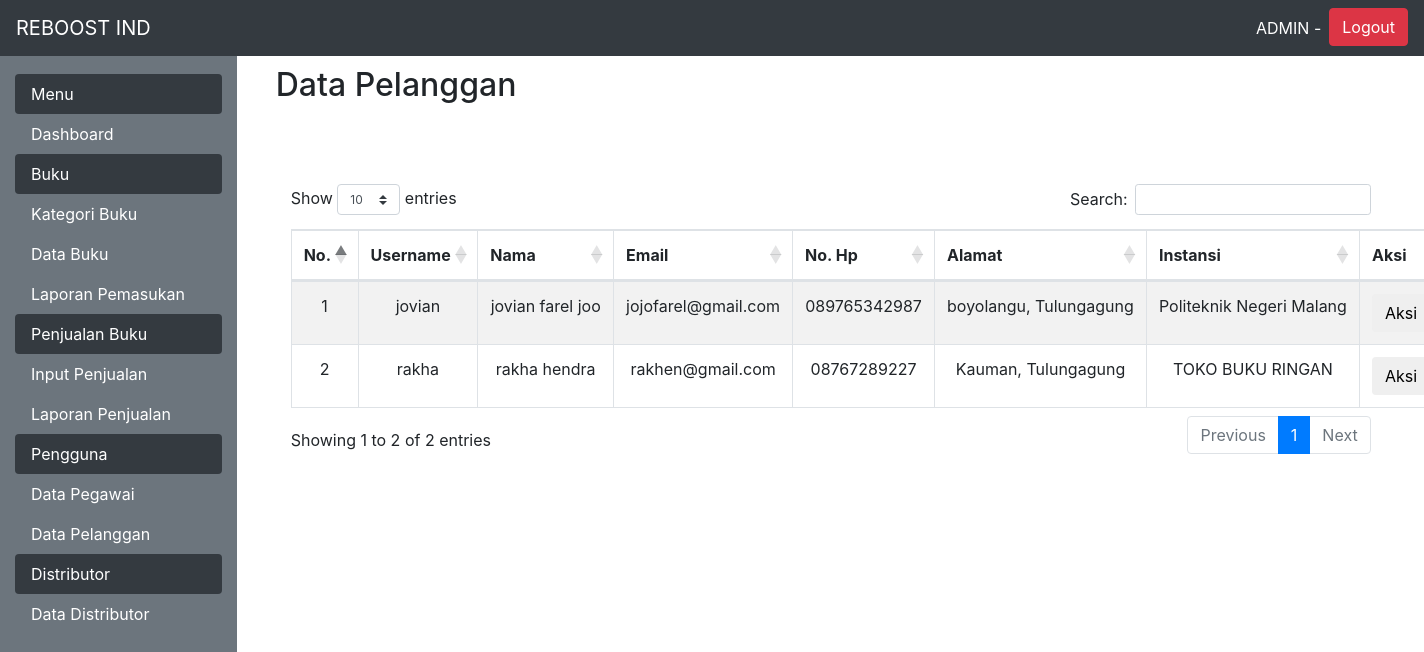
Page /admin.php?menu=datapelanggan (signed in) on the committed database.
### tables this page shows
CREATE TABLE `user` (
  `id` int(11) NOT NULL,
  `username` varchar(100) NOT NULL,
  `password` varchar(255) NOT NULL,
  `level` int(11) NOT NULL,
  `nama` varchar(100) NOT NULL,
  `email` varchar(50) NOT NULL,
  `nohp` char(15) NOT NULL,
  `alamat` varchar(255) NOT NULL,
  `instansi` varchar(100) NOT NULL
);

### functions.php (called while the page is built, shortened)
<?php
	$conn = mysqli_connect("localhost","root","","reboost");
	function query($query)
	{
		global $conn;
		$result = mysqli_query($conn, $query);
		$rows = [];
		while ($row = mysqli_fetch_assoc($result))
		{
			$rows[] = $row;
		}
		return $rows;
	}
 ?>

### menu/datapelanggan.php (the view, shortened to what this page needs)
<?php
include 'functions.php';
$customers = query("SELECT * FROM user WHERE level=3")
?>
<div class="container">
	<h2>Data Pelanggan</h2><br><br>
	<div class="col-md-12">
		<br>
		<table class="table table-striped table-bordered dt-responsive nowrap" id="example">
			<thead>
				<tr>
					<td align="center"><b>No.</b></td>
					<td align="center"><b>Username</b></td>
					<td align="center"><b>Nama</b></td>
					<td align="center"><b>Email</b></td>
					<td align="center"><b>No. Hp</b></td>
					<td align="center"><b>Alamat</b></td>
					<td align="center"><b>Instansi</b></td>
					<td align="center"><b>Aksi</b></td>
				</tr>
			</thead>
			<tbody>
				<?php $i = 1; ?>
                <?php foreach ($customers as $customer) : ?>
                  <tr>
                    <td align="center"><?php echo "$i"; ?></td>
                    <td align="center"><?php echo $customer["username"]; ?></td>
                    <td align="center"><?php echo $customer["nama"]; ?></td>
                    <td align="center"><?php echo $customer["email"]; ?></td>
                    <td align="center"><?php echo $customer["nohp"]; ?></td>
                    <td align="center"><?php echo $customer["alamat"]; ?></td>
                    <td align="center"><?php echo $customer["instansi"]; ?></td>
                    <td width="5%" align="center">
                         <div class="btn-group">
                         	<button type="button" class="btn btn-default dropdown-toggle" data-toggle="dropdown" aria-haspopup="true" aria-expanded="false">
                         		Aksi <span class="caret"></span>
                         	</button>
                         </div>
                    </td>
                  </tr>
                  <?php $i++; ?>
                <?php endforeach; ?>
			</tbody>
		</table>
	</div>
</div>

### rows in the picture
user: username "jovian", nama "jovian farel joo", email "jojofarel@gmail.com", nohp "089765342987", alamat "boyolangu, Tulungagung", instansi "Politeknik Negeri Malang"
user: username "rakha", nama "rakha hendra", email "rakhen@gmail.com", nohp "08767289227", alamat "Kauman, Tulungagung", instansi "TOKO BUKU RINGAN"
